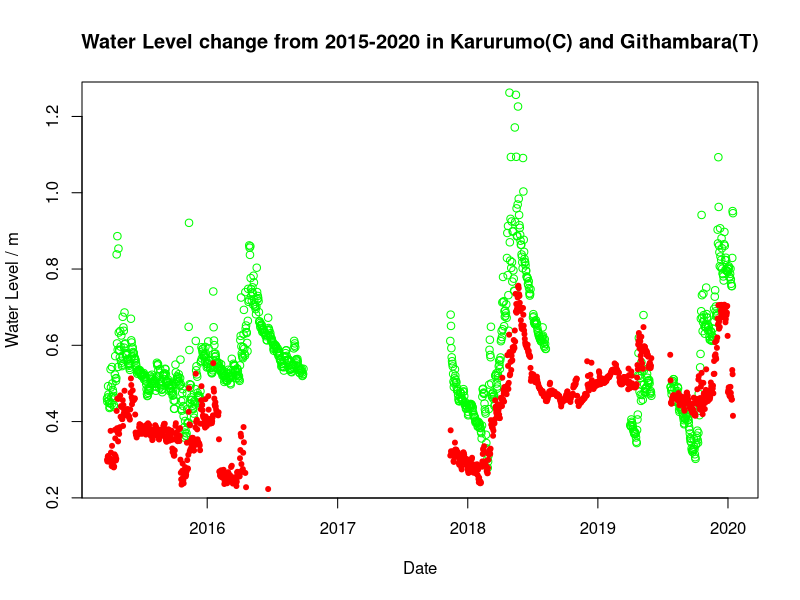

Here is the R script that generated this plot: (Note: this script raises an error after producing the figure.)
## ---- chunk 1
library(readr) #read file
library(dplyr) #data manipulation
library(tidyr) #overall
library(lubridate) #read date
library(tibble)
## ---- chunk 2
#load file and clean data
githam <- read.csv("karuru_water.csv", header=FALSE)
RawData <- githam[1:3]
Clean_data <- RawData[-1,]

githam = Clean_data %>% mutate( discharge =Clean_data$V3) ##Problem

#separate day, month, year into different columns 
Date_date <- githam 

Date_date$Date <- as.Date(Date_date$V1,format="%Y/%m/%d") #%Y/%m/%d
Final_data <- Date_date %>%
  mutate(date=format(Date, "%d"),month = format(Date, "%m"), year = format(Date, "%Y"))

## ---- chunk 3
#daily average in March, April, May
Conclusion1 <- Final_data %>%
  group_by(date,month,year,Date) %>%
  summarise(Average = mean(as.numeric(as.character(discharge))))

## ---- chunk 4

#load file and clean data
githam1 <- read.csv("githam_water.csv", header=FALSE)
RawData1 <- githam1[1:3]
Clean_data1 <- RawData1[-1,]

#separate day, month, year into different columns 
Date_date1 <- githam1

Date_date1$Date <- as.Date(Date_date1$V1,format="%m/%d/%y") #%Y/%m/%d
Final_data1 <- Date_date1 %>%
  mutate(date=format(Date, "%d"),month = format(Date, "%m"), year = format(Date, "%Y"))

## ---- chunk 5
#daily average in March, April, May
Conclusion11 <- Final_data1 %>%
  group_by(date,month,year,Date) %>%
  summarise(Average = mean(as.numeric(as.character(V3)))) 
## ---- chunk 6
plot(Conclusion1$Date,Conclusion1$Average,ylim=c(0.24,1.25),
        main="Water Level change from 2015-2020 in Karurumo(C) and Githambara(T)",
        xlab="Date",
        ylab="Water Level / m", col = "green")
lines(Conclusion11$Date,Conclusion11$Average,type="p",pch=20,col="red")
## ---- chunk 7
#load file and clean data
gtu <- read.csv("G_WQ.csv", header=FALSE)
RawData0 <- gtu[2:6]
Clean_data0 <- RawData0[-1,]

#separate day, month, year into different columns 
Date_date0 <- Clean_data0

Date_date0$Date <- as.Date(Date_date0$V2,format="%m/%d/%y") #%Y/%m/%d
Final_data0 <- Date_date0 %>%
  mutate(date=format(Date, "%d"),month = format(Date, "%m"), year = format(Date, "%Y"),Date_md=format(Date,"%m/%d"))

## ---- chunk 8
#daily average in March, April, May
Conclusion0 <- Final_data0 %>%
  group_by(date,month,year,Date_md) %>%
  summarise(Average = mean(as.numeric(as.character(V5)))) 
## ---- chunk 9
gq00 <- read.csv("K_WQ.csv", header=FALSE)
RawData00 <- gq00[2:6]
Clean_data00 <- RawData00[-1,]

#separate day, month, year into different columns 
Date_date00 <- Clean_data00

Date_date00$Date <- as.Date(Date_date00$V2,format="%m/%d/%y") #%Y/%m/%d
Final_data00 <- Date_date00 %>%
  mutate(date=format(Date, "%d"),month = format(Date, "%m"), year = format(Date, "%Y"),Date_md=format(Date,"%m/%d"))

## ---- chunk 10
#daily average in March, April, May
Conclusion00 <- Final_data00 %>%
  group_by(date,month,year,Date) %>%
  summarise(Average = mean(as.numeric(as.character(V5)))) 
## ---- chunk 11

plot(Conclusion0$Date,Conclusion0$Average,ylim=c(10,1800),
        main="Turbidity change from 2014 to 2020 in Githambara and Karurumo",
        xlab="Date",
        ylab="Turbidity(NTU)", col = "red")
lines(Conclusion00$Date,Conclusion00$Average,type="p",pch=20,col="green", ylim=c(10,1800))
## ---- chunk 12
#daily average in March, April, May
Conclusion000 <- Final_data0 %>%
  group_by(date,month,year,Date_md) %>%
  summarise(Average = mean(as.numeric(as.character(V6)))) 
## ---- chunk 13
#g1516 <- Conclusion000[!(Conclusion000$year == "2014" | Conclusion000$year == "2017" | Conclusion000$year == "2018" | Conclusion000$year == "2019"),]
#g1819 <- Conclusion000[!(Conclusion000$year == "2014" | Conclusion000$year == "2015" | Conclusion000$year == "2016" | Conclusion000$year == "2017"),]
#plot(g1516$, g1516$Average)
## ---- chunk 14
Conclusion100 <- Final_data00 %>%
  group_by(date,month,year,Date) %>%
  summarise(Average = mean(as.numeric(as.character(V6)))) 
## ---- chunk 15
plot(Conclusion000$Date,Conclusion000$Average,ylim=c(5,1500),
        main="TSS change from 2014 to 2020 in Githambara and Karurumo",
        xlab="Date",
        ylab="TSS(mg)", col = "red")
lines(Conclusion100$Date,Conclusion100$Average,type="p",pch=20,col="green")
